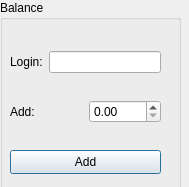
<?xml version="1.0" encoding="UTF-8"?>
<ui version="4.0">
 <class>Dialog_balance</class>
 <widget class="QDialog" name="Dialog_balance">
  <property name="geometry">
   <rect>
    <x>0</x>
    <y>0</y>
    <width>189</width>
    <height>187</height>
   </rect>
  </property>
  <property name="windowTitle">
   <string>Dialog</string>
  </property>
  <widget class="QGroupBox" name="groupBox">
   <property name="geometry">
    <rect>
     <x>0</x>
     <y>0</y>
     <width>181</width>
     <height>191</height>
    </rect>
   </property>
   <property name="title">
    <string>Balance</string>
   </property>
   <widget class="QPushButton" name="pushButton">
    <property name="geometry">
     <rect>
      <x>10</x>
      <y>150</y>
      <width>151</width>
      <height>24</height>
     </rect>
    </property>
    <property name="text">
     <string>Add</string>
    </property>
   </widget>
   <widget class="QWidget" name="layoutWidget">
    <property name="geometry">
     <rect>
      <x>10</x>
      <y>30</y>
      <width>151</width>
      <height>115</height>
     </rect>
    </property>
    <layout class="QVBoxLayout" name="verticalLayout">
     <item>
      <layout class="QHBoxLayout" name="horizontalLayout_3">
       <item>
        <widget class="QLabel" name="label_3">
         <property name="text">
          <string>Login:</string>
         </property>
        </widget>
       </item>
       <item>
        <widget class="QLineEdit" name="lineEdit_login"/>
       </item>
      </layout>
     </item>
     <item>
      <layout class="QHBoxLayout" name="horizontalLayout">
       <item>
        <widget class="QLabel" name="label_2">
         <property name="text">
          <string>Add:</string>
         </property>
        </widget>
       </item>
       <item>
        <widget class="QDoubleSpinBox" name="doubleSpinBox"/>
       </item>
      </layout>
     </item>
    </layout>
   </widget>
  </widget>
 </widget>
 <resources/>
 <connections/>
</ui>
